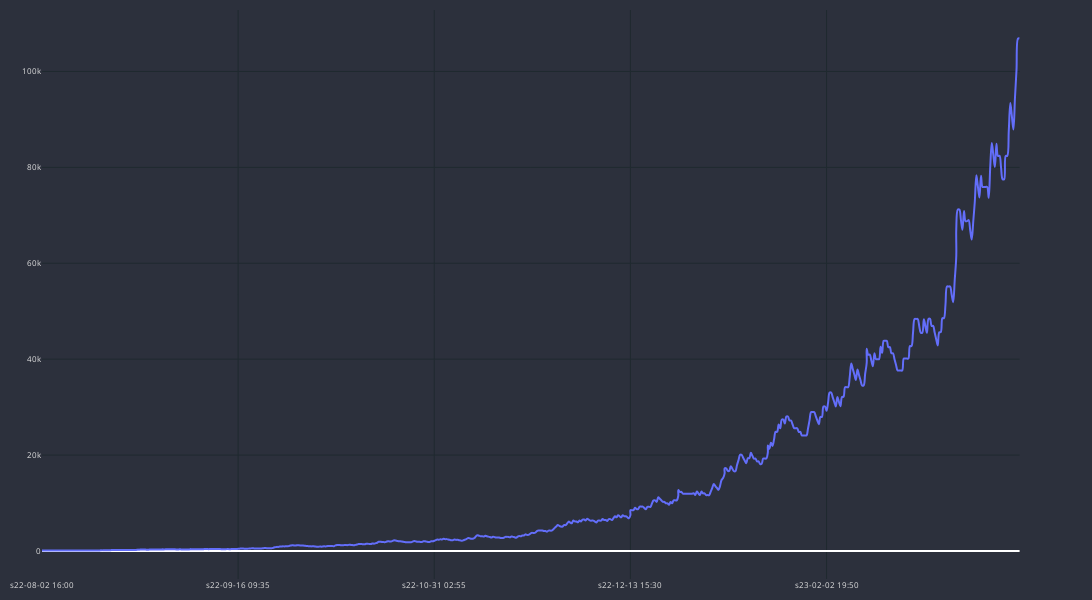

Notebook cell for this chart:
### Code cell
df_res_m5_plot = df_res_m5#.loc[:100]
df_res_m5_plot['time'] = df_res_m5_plot['end_time']
cp = CandlePlot(df_res_m5_plot, candles=False)
cp.show_plot(line_traces=['balance'])

### Figure 1 — Plotly figure (JSON) as saved in the notebook; plotly's stock layout.template omitted (floating-point values rounded to 4 significant figures; data arrays with more than 128 entries replaced by an {"elided": "..."} marker saying what was removed)
{"data": [{"line": {"shape": "spline", "width": 2}, "name": "balance", "type": "scatter", "x": {"elided": "644 str values"}, "xaxis": "x", "y": {"elided": "644 float values"}, "yaxis": "y"}], "layout": {"font": {"color": "#e1e1e1", "size": 8}, "height": 600, "margin": {"b": 10, "l": 10, "r": 10, "t": 10}, "paper_bgcolor": "#2c303c", "plot_bgcolor": "#2c303c", "width": 1400, "xaxis": {"anchor": "y", "domain": [0, 0.94], "gridcolor": "#1f292f", "nticks": 5, "rangeslider": {"visible": false}}, "yaxis": {"anchor": "x", "domain": [0, 1], "gridcolor": "#1f292f"}, "yaxis2": {"anchor": "x", "gridcolor": "#1f292f", "overlaying": "y", "side": "right"}}}
